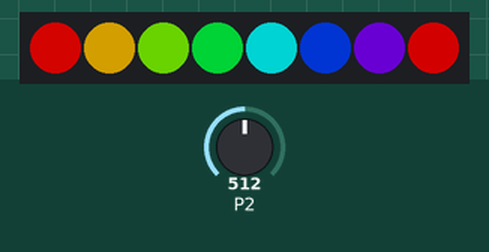
Simulated run of this program. Board: BBC micro:bit (MakeCode). Parts: 8 RGB LEDs in strip order, left to right. The test bench sets the inputs (shaded band); at power-on: P2 = 512 (analog values on the 0–1023 scale). Dim RGB values are drawn brighter than linear.

Above: at 0.06 s.
At 0.66 s:
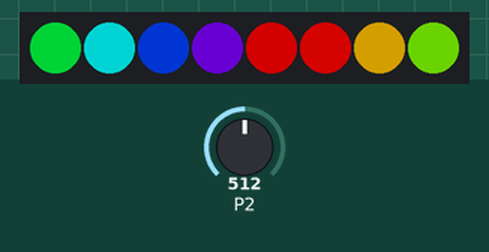
At 1.26 s:
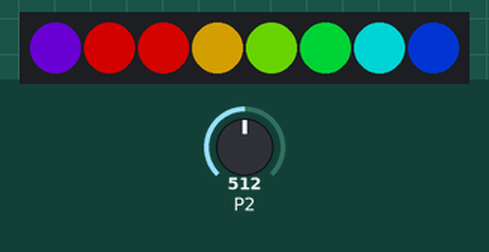
Timing chart, 0 to 40.0 s (numbered marks = the images above):
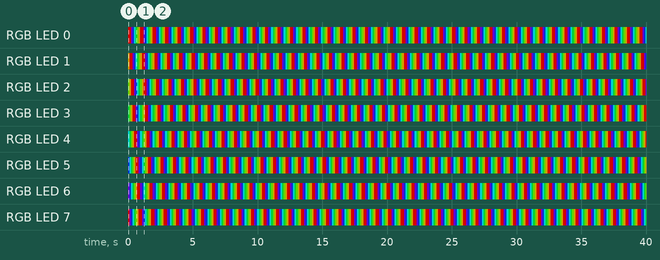

Measured:
- by itself, RGB LED 0: repeats every 0.96 s: RGB(127, 0, 0) 0.12 s, RGB(63, 0, 127) 0.12 s, RGB(0, 32, 127) 0.12 s, RGB(0, 127, 127) 0.12 s, RGB(0, 127, 32) 0.12 s, RGB(63, 127, 0) 0.12 s, RGB(127, 95, 0) 0.12 s, RGB(127, 2, 0) 0.12 s
- by itself, RGB LED 1: repeats every 0.96 s: RGB(127, 2, 0) 0.12 s, RGB(127, 0, 0) 0.12 s, RGB(63, 0, 127) 0.12 s, RGB(0, 32, 127) 0.12 s, RGB(0, 127, 127) 0.12 s, RGB(0, 127, 32) 0.12 s, RGB(63, 127, 0) 0.12 s, RGB(127, 95, 0) 0.12 s
- by itself, everything shown: repeats every 0.96 s, in 8 steps

The program:

main.ts
```typescript
let item = neopixel.create(DigitalPin.P1, 8, NeoPixelMode.RGB)
item.showRainbow(1, 360)
basic.forever(function () {
    if (pins.analogReadPin(AnalogPin.P2) < 512) {
        item.show()
        item.rotate(-1)
        basic.pause(100)
    } else {
        item.show()
        item.rotate(1)
        basic.pause(100)
    }
})
```

test.ts
```typescript
// 테스트는 여기로 이동합니다; 이 패키지가 확장으로 사용될 때 컴파일되지 않을 것 입니다.
```
